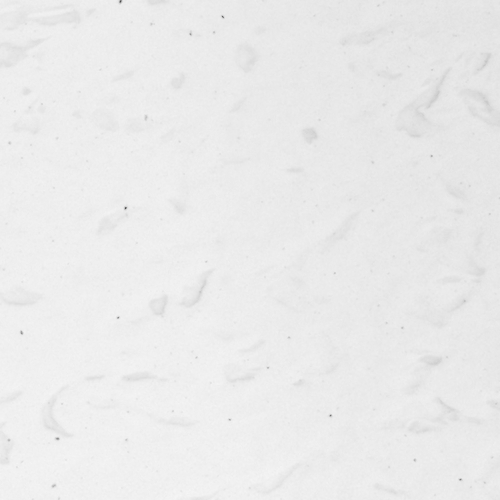
#> input picture Bildervorbearbeitung/Zugeschnittene_Bilder/P_006_quad.png_crp_x_10_y_4.png, 500 x 500 px; its folder holds only this picture in this run
$ python Poroesitaetmessung_15.05.py
#> lines starting #> are read from the running program, lines starting #| are printed output that depends on the picture; after the words box and inside, x2 and y2 are one past the last pixel; in counts of white or black regions, pixels touching at a corner belong together
import os
import cv2
import numpy as np
from matplotlib import pyplot as plt


# Pfad der aktuellen Datei
path = os.path.dirname(__file__)
img_path = os.path.join(path, "Zugeschnittene_Bilder")
#print(img_path)
if not os.path.exists(img_path):
        os.mkdir(img_path)

save_path_closing = os.path.join(path, "Bilder_Closed")
#print(save_path_closing)
if not os.path.exists(save_path_closing):
    os.mkdir(save_path_closing)

save_path_thhold = os.path.join(save_path_closing, "Threshold")
#print(save_path_thhold)
if not os.path.exists(save_path_thhold):
        os.mkdir(save_path_thhold)

#Liste ausgeben, welche Bilddateien im Order abliegen mit dem Befehl os.listdir
files = os.listdir(img_path)

'''Bild-Kernel bestimmen. Die Matrix ist meist eine nxn Matrix und n ist negativ, sodass die Betrachtete Coordinate auch wirklich existiert.
Kernel beschreibt eine kleine Matrix, die sich in einer großen Bildmatrix fortbewegen kann und somit die Möglichkeit bietet einzelne Koodrinaten
und dessen Nachbarumgebung zu beschreiben.'''
kernel = np.ones((5,5),np.uint8)

#Bild einlesen mit Graufilter in Form einer Schleife für alle Bilddateien, die im Ordner liegen.
for f in files:
    if f.endswith('.png'):
        image_name = f"{f}"

        #Pfad zum Suchen der Bilder festlegen
        os.chdir(img_path)

        # Ordnerstruktur erstellen für die Bilddateien, bei dem die Poren vollständig scharz ausgefüllt sind.
        file_name = "closed_"+ image_name
        #save_path_old =  os.path.join(path, file_name)
        save_path_closing_img = os.path.join(save_path_closing, file_name)
        print("Save_path_closing_img:", save_path_closing_img)

        #Öffnen des Bildes
        img = cv2.imread(image_name, cv2.IMREAD_GRAYSCALE)
#> img is the input picture: shape (500, 500); min 73, max 245, mean 234.6

        #Poren füllen mit dem Opening Befehl, über die Kernel kann eingestellt werden, wie viel schwarz gemacht wird von den Poren.
        opening = cv2.morphologyEx(img, cv2.MORPH_OPEN, kernel)

        # Threshold festlegen, dabei Verwenden von Thresh Binary --> Bild wird nur noch in schwarz und weiß, keine graustufen dargestellt.
        ret,th1 = cv2.threshold(opening,185,255,cv2.THRESH_BINARY)
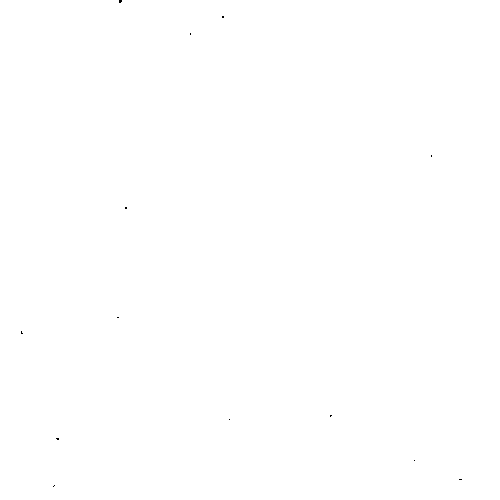
#> th1: shape (500, 500); 100% white; black in thin lines or dots, all inside (x1, y1, x2, y2) = (21, 0, 462, 487)

        #Zählen der Pixel, die schwarz und weiß sind.
        #Zählen wird mit dem threshold-Bild durchgeführt, da es hier nur noch schwarz und weiß gibt.
        white_pixel = np.sum(th1 == 255)
#> white_pixel = 249959
        black_pixel = np.sum(th1 == 0)
#> black_pixel = 41

        print('Number of white pixels:', white_pixel)
#| Number of white pixels: 249959
        print('Number of black pixels:', black_pixel)
#| Number of black pixels: 41

        #Berechnen der gesamten Pixel im Bild
        y_th1, x_th1 = th1.shape
#> y_th1 = 500; x_th1 = 500
        print("Breite des Zuschnitts in Pixel:", x_th1)
#| Breite des Zuschnitts in Pixel: 500
        print("Höhe des Zuschnitts in Pixel:", y_th1)
#| Höhe des Zuschnitts in Pixel: 500
        ges_pixel = x_th1 * y_th1
#> ges_pixel = 250000
        print("Gesamtanzahl Pixel:", ges_pixel)
#| Gesamtanzahl Pixel: 250000

        #Berechnen der Poroesitaet in Prozent
        poroesitaet = (black_pixel/ges_pixel)*100
#> poroesitaet = 0.0164
        print("Poroesität der Probe in %",poroesitaet)
#| Poroesität der Probe in % 0.0164
        dichte = (white_pixel/ges_pixel)*100
#> dichte = 99.98
        print("Dichte der Probe in %",dichte)
#| Dichte der Probe in % 99.9836

        ''' optional: # plotten Threshold --> Wird der Wert 200 nach oben verschoben, können auch die schwarzen Anteile nach oben verschoben werden.
        titles = ['Opening', 'Th1']
        images = [opening, th1]

        for i in range(2):
            plt.subplot(2,2,i+1),plt.imshow(images[i],'gray')
            plt.title(titles[i])
            plt.show()'''

    #Dateinamen mit Poroesitaet
        file_name_th1 = f"{image_name}_Por_{poroesitaet}.png"
        save_path_thhold_img = os.path.join(save_path_thhold, file_name_th1)
        print("save_path_thhold_img:",save_path_thhold_img)
#| save_path_thhold_img: Bildervorbearbeitung/Bilder_Closed/Threshold/P_006_quad.png_crp_x_10_y_4.png_Por_0.0164.png

        #Bild abspeichern unter dem Namen closed_'Dateiname'.png
        os.chdir(save_path_closing)
        cv2.imwrite(save_path_closing_img, opening)

        os.chdir(save_path_thhold)
        cv2.imwrite(save_path_thhold_img, th1)
